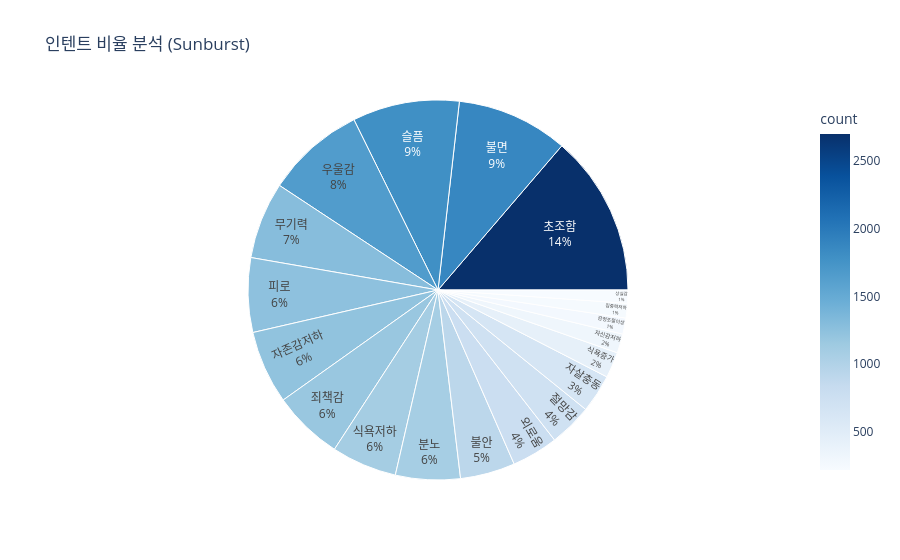

Notebook cell for this chart:
### Code cell
import pandas as pd
import plotly.express as px

df = pd.read_csv('cleaned_wellness.csv')
intent_counts = df['intent'].value_counts().reset_index()
intent_counts.columns = ['intent', 'count']

# 선버스트 차트
fig = px.sunburst(intent_counts, 
                  path=['intent'], 
                  values='count',
                  color='count', 
                  color_continuous_scale='Blues',
                  title='인텐트 비율 분석 (Sunburst)')

fig.update_traces(textinfo="label+percent root")
fig.show()

### Figure 1 — Plotly figure (JSON) as saved in the notebook; plotly's stock layout.template omitted (floating-point values rounded to 4 significant figures)
{"data": [{"branchvalues": "total", "customdata": [[2696.0], [1867.0], [1789.0], [1656.0], [1287.0], [1245.0], [1227.0], [1178.0], [1095.0], [1083.0], [918.0], [776.0], [721.0], [641.0], [433.0], [320.0], [269.0], [245.0], [220.0]], "domain": {"x": [0, 1], "y": [0, 1]}, "hovertemplate": "labels=%{label}<br>count_sum=%{value}<br>parent=%{parent}<br>id=%{id}<br>count=%{color}<extra></extra>", "ids": ["초조함", "불면", "슬픔", "우울감", "무기력", "피로", "자존감저하", "죄책감", "식욕저하", "분노", "불안", "외로움", "절망감", "자살충동", "식욕증가", "자신감저하", "감정조절이상", "집중력저하", "상실감"], "labels": ["초조함", "불면", "슬픔", "우울감", "무기력", "피로", "자존감저하", "죄책감", "식욕저하", "분노", "불안", "외로움", "절망감", "자살충동", "식욕증가", "자신감저하", "감정조절이상", "집중력저하", "상실감"], "marker": {"coloraxis": "coloraxis", "colors": [2696.0, 1867.0, 1789.0, 1656.0, 1287.0, 1245.0, 1227.0, 1178.0, 1095.0, 1083.0, 918.0, 776.0, 721.0, 641.0, 433.0, 320.0, 269.0, 245.0, 220.0]}, "name": "", "parents": ["", "", "", "", "", "", "", "", "", "", "", "", "", "", "", "", "", "", ""], "textinfo": "label+percent root", "type": "sunburst", "values": [2696.0, 1867.0, 1789.0, 1656.0, 1287.0, 1245.0, 1227.0, 1178.0, 1095.0, 1083.0, 918.0, 776.0, 721.0, 641.0, 433.0, 320.0, 269.0, 245.0, 220.0]}], "layout": {"coloraxis": {"colorbar": {"title": {"text": "count"}}, "colorscale": [[0, "rgb(247,251,255)"], [0.125, "rgb(222,235,247)"], [0.25, "rgb(198,219,239)"], [0.375, "rgb(158,202,225)"], [0.5, "rgb(107,174,214)"], [0.625, "rgb(66,146,198)"], [0.75, "rgb(33,113,181)"], [0.875, "rgb(8,81,156)"], [1, "rgb(8,48,107)"]]}, "legend": {"tracegroupgap": 0}, "title": {"text": "인텐트 비율 분석 (Sunburst)"}}}
